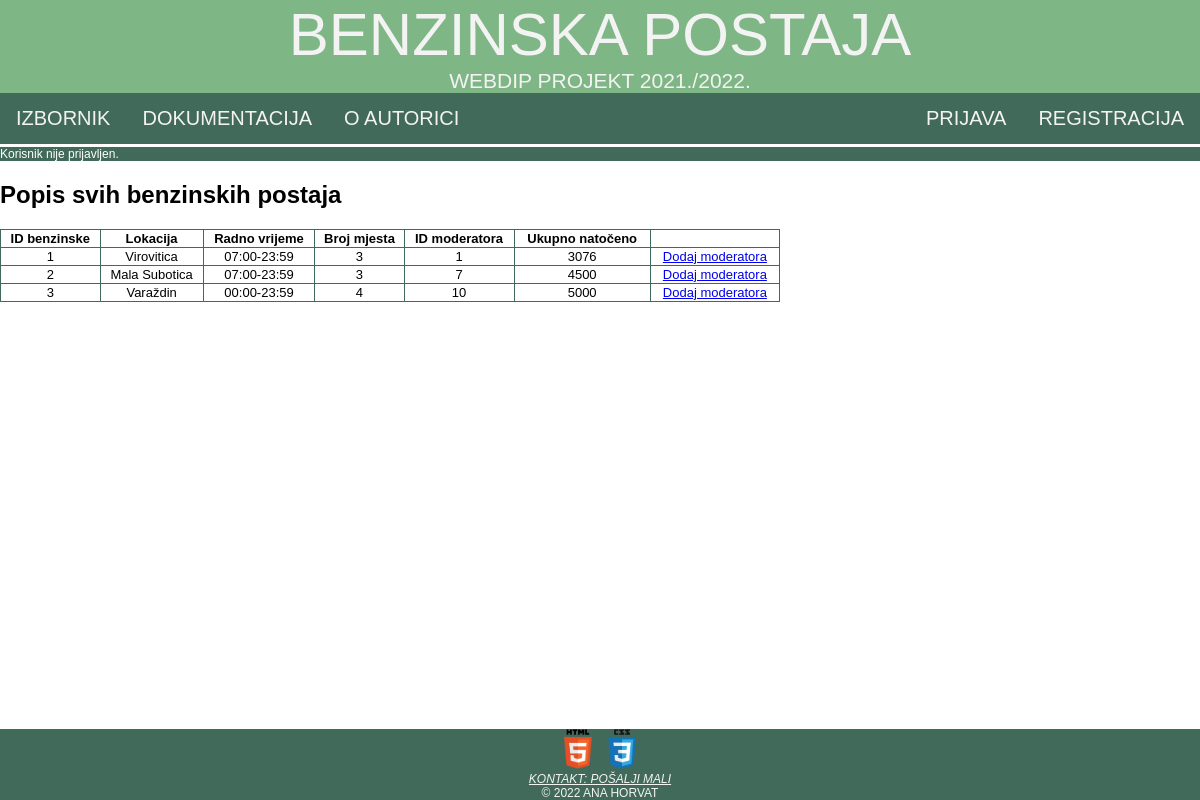
Screenshot of /pregledModeratora.php with the database file from the repository.
### tables this page shows
CREATE TABLE `benzinska_postaja` (
  `id_benzinske_postaje` int(11) NOT NULL,
  `lokacija` int(11) NOT NULL,
  `radno_vrijeme` varchar(45) NOT NULL,
  `broj_mjesta` int(11) NOT NULL,
  `moderator` int(11) NOT NULL,
  `ukupno_natoceno` int(11) NOT NULL
);

CREATE TABLE `lokacija_benzinske_postaje` (
  `id_lokacije_benzinske_postaje` int(11) NOT NULL,
  `mjesto` varchar(45) NOT NULL,
  `ulica` varchar(45) NOT NULL,
  `kucni_broj` int(11) NOT NULL,
  `postanski_broj` int(11) NOT NULL
);

### class/baza.class.php (called while the page is built, shortened)
<?php
class Baza {
    private $veza = null;
    function spojiDB() {
        $this->veza = new mysqli(self::server, self::korisnik, self::lozinka, self::baza);
        $this->veza->set_charset("utf8");
        return $this->veza;
    }
    function selectDB($upit) {
        $rezultat = $this->veza->query($upit);
        return $rezultat;
    }
}
?>

### pregledModeratora.php (the view, shortened to what this page needs)
<?php
$adresa = $_SERVER["HTTP_HOST"] . $_SERVER["REQUEST_URI"];
require("./class/baza.class.php");
$baza = new Baza();
$upit = "SELECT * FROM benzinska_postaja";
$baza->spojiDB();
$rezultat = $baza->selectDB($upit);
$tablica = "<table style='width:65%'><tr><th>ID benzinske</th><th>Lokacija</th><th>Radno vrijeme</th><th>Broj mjesta</th><th>ID moderatora</th><th>Ukupno natočeno</th></tr>\n";
while (list($id_benzinske_postaje,$lokacija,$radno_vrijeme,$broj_mjesta,$moderator,$ukupno_natoceno) = $rezultat->fetch_array()){
    $upit = "SELECT mjesto FROM lokacija_benzinske_postaje WHERE id_lokacije_benzinske_postaje = '$lokacija'";
    $rez = $baza->selectDB($upit);
    $mjesto = $rez->fetch_row();
    $tablica.= "<tr><td>$id_benzinske_postaje</td><td>$mjesto[0]</td><td>$radno_vrijeme</td><td>$broj_mjesta</td><td>$moderator</td><td>$ukupno_natoceno</td><td><a href='dodajModeratora.php?id=$id_benzinske_postaje'>Dodaj moderatora</a></td></tr>\n";
}
$tablica.= "</table>\n";
?>
<!DOCTYPE html>
<html>
<head>
    <link rel="stylesheet" href="./css/ahorvat3.css" type="text/css">
</head>
<body>
    <header id="zaglavlje">
        <a class="naslov" href="./index.php">Benzinska postaja</a>
        <br>
        <a class="opis">WebDiP projekt 2021./2022.</a>
    </header>
    <nav>
        <ul id="navigacija">
            <li class="lijevo"><a href="izbornik.php">Izbornik</a></li>
            <li class="lijevo"><a href="dokumentacija.html">Dokumentacija</a></li>
            <li class="lijevo"><a href="o_autoru.html">O autorici</a></li>
            <li class="desno"><a href="registracija.php">Registracija</a></li>
            <li class="desno"><a href="./prijava.php">Prijava</a></li>
        </ul>
    </nav>
    <?php
    if (isset($_SESSION['korisnik'])) {
        echo "<a id=\"prijavljenkor\" href=\"odjava.php\">Trenutno ste prijavljeni kao korisnik $_SESSION[korisnik]. Kliknite ovdje za odjavu.</a>";
    } else {
        echo "<a id=\"prijavljenkor\">Korisnik nije prijavljen.</a>";
    }
    ?>
    <h2>Popis svih benzinskih postaja</h2>
    <?php
        echo $tablica;
    ?>
    <br><br>
    <footer id="podnozje">
        <a href="https://validator.w3.org/check?uri=<?php echo $adresa ?>" target="_blank"><img class="validacija" src="./materijali/HTML5.png" alt="HTML5 validacija"></a>
        <a href="https://jigsaw.w3.org/css-validator/validator?uri=<?php echo $adresa ?>" target="_blank"> <img class="validacija" src="./materijali/CSS3.png" alt="CSS3 validacija"></a>
        <address>
            <a href="mailto:ahorvat3@foi.hr">Kontakt: pošalji mali</a>
        </address>
        <a>&copy; 2022 Ana Horvat</a>
    </footer>
</body>
</html>

### css/ahorvat3.css (style rules this page uses)
html { font-family: 'Trebuchet MS', 'Lucida Sans Unicode', 'Lucida Grande', 'Lucida Sans', Arial, sans-serif; background-color: #FFFFFF; }
body { width: 100%; margin: 0em; padding: 0em; height: 100%; }
#zaglavlje { background-color: #7FB685; text-align: center; color: #F3F3F3; text-transform: uppercase; }
.naslov { font-size: 60px; text-decoration: none; color: #F3F3F3; }
.opis { font-size: 21px; }
#navigacija { list-style-type: none; margin: 0; padding: 0; overflow: hidden; background-color: #426A5A; }
#navigacija li.lijevo { float: left; }
#navigacija li.desno { float: right; }
#navigacija li a { display: block; color: #F3F3F3; text-align: center; padding: 14px 16px; text-decoration: none; text-transform: uppercase; font-size: 20px; }
#podnozje { font-size: 12px; background-color: #426A5A; text-align: center; color: #F3F3F3; text-transform: uppercase; text-decoration: none; position: fixed; bottom: 0; width: 100%; }
#podnozje a { color: #F3F3F3; }
.validacija { height: 40px; width: 40px; }
.lijevo { text-align: left; }
#prijavljenkor { border-top-color: white; border-top-style: solid; display: block; background-color: #426A5A; color:white; text-decoration: none; text-align: left; font-size: 12px; }
table, th, td { border: 1px solid #426A5A ; border-collapse: collapse; text-align: center; font-size: small; }

### rows the page displays
benzinska_postaja: id_benzinske_postaje "1", lokacija_benzinske_postaje.mjesto "Virovitica", radno_vrijeme "07:00-23:59", broj_mjesta "3", moderator "1", ukupno_natoceno "3076"
benzinska_postaja: id_benzinske_postaje "2", lokacija_benzinske_postaje.mjesto "Mala Subotica", radno_vrijeme "07:00-23:59", broj_mjesta "3", moderator "7", ukupno_natoceno "4500"
benzinska_postaja: id_benzinske_postaje "3", lokacija_benzinske_postaje.mjesto "Varaždin", radno_vrijeme "00:00-23:59", broj_mjesta "4", moderator "10", ukupno_natoceno "5000"
